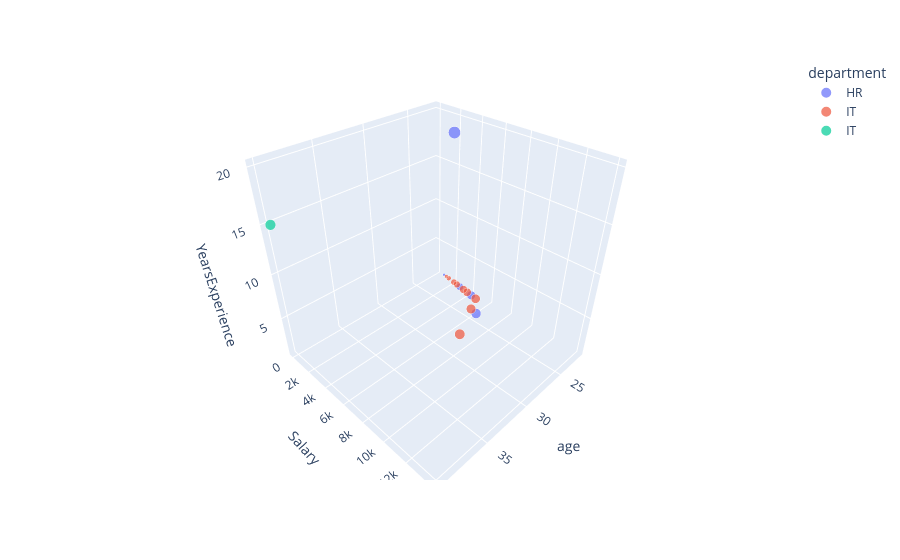

Notebook code cell kept with this figure:
### Code cell
# Display the interactive Plotly figure (works in Jupyter notebooks and web browsers)
fig.show()

### Figure 1 — Plotly figure (JSON) as saved in the notebook; plotly's stock layout.template omitted (floating-point values rounded to 4 significant figures)
{"data": [{"hovertemplate": "department=HR<br>age=%{x}<br>Salary=%{y}<br>YearsExperience=%{marker.size}<extra></extra>", "legendgroup": "HR", "marker": {"color": "#636efa", "opacity": 0.7, "size": [1, 20, 7, 10, 13], "sizemode": "area", "sizeref": 0.05, "symbol": "circle"}, "mode": "markers", "name": "HR", "scene": "scene", "showlegend": true, "type": "scatter3d", "x": [22, 25, 28, 31, 35], "y": [1000, 4000, 7000, 10000, 13000], "z": [1, 20, 7, 10, 13]}, {"hovertemplate": "department=IT<br>age=%{x}<br>Salary=%{y}<br>YearsExperience=%{marker.size}<extra></extra>", "legendgroup": "IT", "marker": {"color": "#EF553B", "opacity": 0.7, "size": [2, 3, 5, 6, 8, 9, 11, 12, 14], "sizemode": "area", "sizeref": 0.05, "symbol": "circle"}, "mode": "markers", "name": "IT", "scene": "scene", "showlegend": true, "type": "scatter3d", "x": [23, 24, 26, 27, 29, 30, 32, 34, 38], "y": [2000, 3000, 5000, 6000, 8000, 9000, 11000, 12000, 14000], "z": [2, 3, 5, 6, 8, 9, 11, 12, 14]}, {"hovertemplate": "department=IT <br>age=%{x}<br>Salary=%{y}<br>YearsExperience=%{marker.size}<extra></extra>", "legendgroup": "IT ", "marker": {"color": "#00cc96", "opacity": 0.7, "size": [15], "sizemode": "area", "sizeref": 0.05, "symbol": "circle"}, "mode": "markers", "name": "IT ", "scene": "scene", "showlegend": true, "type": "scatter3d", "x": [40], "y": [0], "z": [15]}], "layout": {"legend": {"itemsizing": "constant", "title": {"text": "department"}, "tracegroupgap": 0}, "margin": {"t": 60}, "scene": {"domain": {"x": [0, 1], "y": [0, 1]}, "xaxis": {"title": {"text": "age"}}, "yaxis": {"title": {"text": "Salary"}}, "zaxis": {"title": {"text": "YearsExperience"}}}}}
